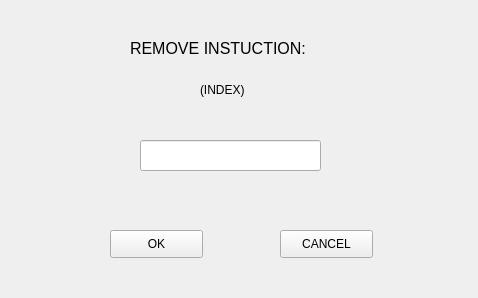
<?xml version="1.0" encoding="UTF-8"?>
<ui version="4.0">
 <class>removeOpWidget</class>
 <widget class="QWidget" name="removeOpWidget">
  <property name="geometry">
   <rect>
    <x>0</x>
    <y>0</y>
    <width>478</width>
    <height>298</height>
   </rect>
  </property>
  <property name="windowTitle">
   <string>Form</string>
  </property>
  <widget class="QLabel" name="label">
   <property name="geometry">
    <rect>
     <x>130</x>
     <y>40</y>
     <width>211</width>
     <height>16</height>
    </rect>
   </property>
   <property name="font">
    <font>
     <pointsize>12</pointsize>
    </font>
   </property>
   <property name="text">
    <string>REMOVE INSTUCTION:</string>
   </property>
  </widget>
  <widget class="QLabel" name="label_2">
   <property name="geometry">
    <rect>
     <x>200</x>
     <y>80</y>
     <width>55</width>
     <height>20</height>
    </rect>
   </property>
   <property name="text">
    <string>(INDEX)</string>
   </property>
  </widget>
  <widget class="QLineEdit" name="indexEdit">
   <property name="geometry">
    <rect>
     <x>140</x>
     <y>140</y>
     <width>181</width>
     <height>31</height>
    </rect>
   </property>
  </widget>
  <widget class="QPushButton" name="okButton">
   <property name="geometry">
    <rect>
     <x>110</x>
     <y>230</y>
     <width>93</width>
     <height>28</height>
    </rect>
   </property>
   <property name="text">
    <string>OK</string>
   </property>
  </widget>
  <widget class="QPushButton" name="cancelButton">
   <property name="geometry">
    <rect>
     <x>280</x>
     <y>230</y>
     <width>93</width>
     <height>28</height>
    </rect>
   </property>
   <property name="text">
    <string>CANCEL</string>
   </property>
  </widget>
 </widget>
 <resources/>
 <connections/>
</ui>
